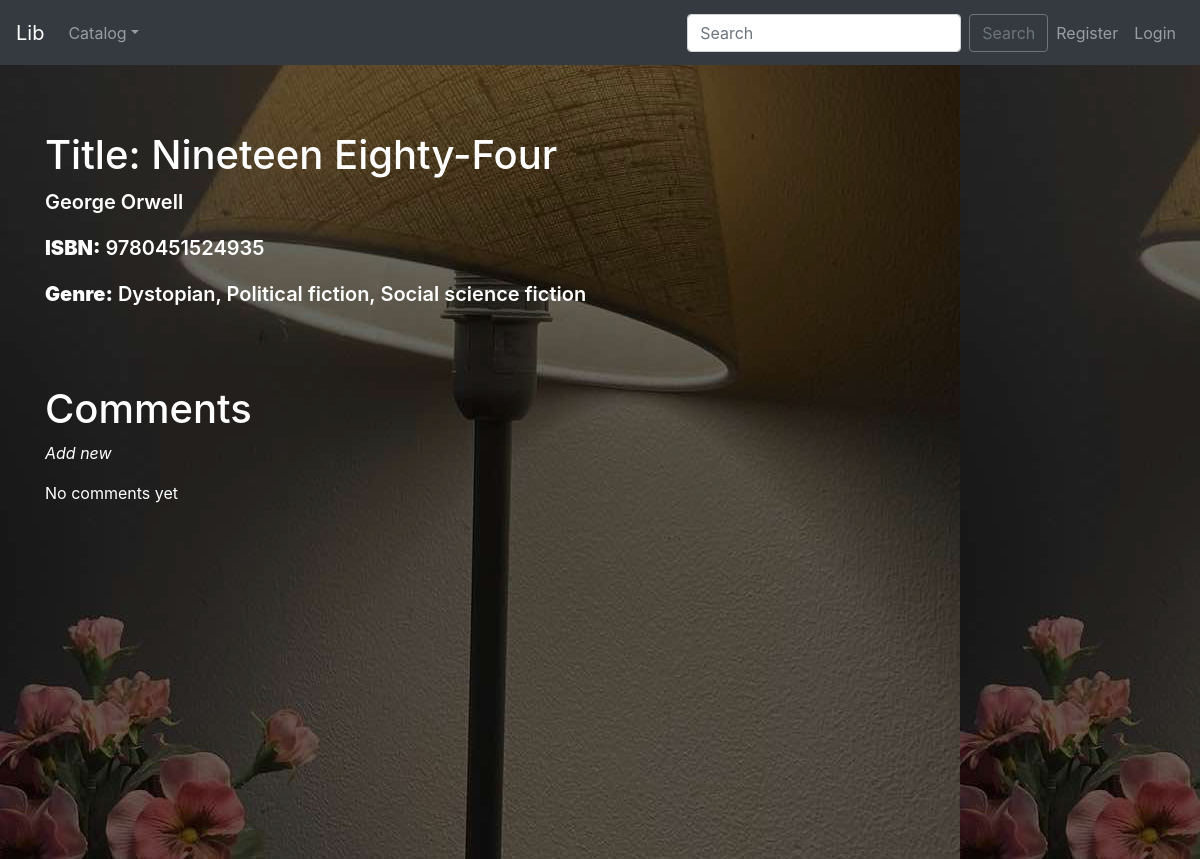
The page /lab1p/book/2/ on the database its author committed.
### lab1p/models.py (models this page shows, shortened)
class Book(models.Model):
    title = models.CharField(max_length=50, blank=False)
    author = models.ForeignKey(Author, on_delete=models.CASCADE, related_name='auth_books')
    isbn = models.CharField('ISBN', max_length=13, unique=True, validators=[validate_isbn])
    genre = models.ManyToManyField(Genre, related_name='books', blank=True)
    Information = models.TextField(blank=True, max_length=1000, default='No info')
    collections = models.ManyToManyField(Collection, blank=True, related_name='books_for_collection')
    class Meta:
        unique_together = ("title", "author")

class Author(models.Model):
    Name = models.CharField(max_length=30, blank=False)
    Surname = models.CharField(max_length=30, blank=False)
    Bio = models.CharField(max_length=200, default='No bio', blank=True)
    def __str__(self):
        return f'{self.Name} {self.Surname}'
    class Meta:
        unique_together = ("Name", "Surname")
        ordering = ['Name', 'Surname']

class Genre(models.Model):
    Name = models.CharField(max_length=30, unique=True)
    def __str__(self):
        return self.Name
    ''' ---- COMMENTED DISPLAY - if works - delete
    def display_genre(self):
        return ', '.join(genre.name for genre in self.genre.all()[:3])
    '''

### lab1p/views.py (the view)
# urls.py: path('book/<int:pk>/', views.BookDetailView.as_view(), name='book-detail'),
class BookDetailView(generic.DetailView):
    model = Book

### templatetags/languages_helpers.py (called while the page is built)
@register.filter
def get_language_info_list_ex(request):
    data = []
    def get_language_info(language):
        if len(language[0]) > 1:
            return translation.get_language_info(language[0])
        else:
            return translation.get_language_info(str(language))
    flag_map = {
        'en': 'gb',
        'uk': 'ua',
    }
    current_language = translation.get_language()
    for language in settings.LANGUAGES:
        info = get_language_info(language)
        code = info['code']
        info['is_current'] = (code == current_language)
        info['flag'] = flag.flag(flag_map.get(code, code))
        data.append(info)
    return data

### templates/lab1p/book_detail.html (shortened to what this page needs)
{% extends "templates/navbar.html" %}
{% load static %}
{% load i18n %}
{% block head %}
    <link rel="stylesheet" href="{% static 'css/style.css' %}">
{% endblock %}
{% block body %}
    <div id="intro_profile" class="bg-image shadow-2-strong" style="padding-top: 2.42%">
        <div class="mask" style="background-color: rgba(0, 0, 0, 0.6);">
            <div class="container d-flex align-items-start justify-content-start text-start h-100">
              <div class="text-white">
                  <br><br><br>
                    <div class="t208__text t-text t-text_sm" field="text" style="color:#ffffff;font-size:20px;font-weight:600;">
                          <h1>{% trans "Title" %}: {{ book.title }}</h1>
                          <p><a href="{% url 'author_detail' book.author.pk %}"  style="color:white">{{ book.author }}</a></p>
                          <p><strong>ISBN:</strong> {{ book.isbn }}</p>
                          <p><strong>{% trans "Genre" %}:</strong> {{ book.genre.all|join:", " }}</p>
                          <br><br/>
                    </div>
                    <h1 style="color: white">{% trans "Comments" %}</h1>
                    <i><p><a href="{% url 'add-comment' book.pk %}" style="color: white">{% trans "Add new" %}</a></p></i>
                    {% if not book.comments.all %}
                        {% trans "No comments yet" %}
                        <br>
                    {% endif %}
              </div>
            </div>
        </div>
    </div>
{% endblock %}

### static/css/style.css (style rules this page uses)
#intro_profile { background-image: url("/static/images/profile_bg.jpg"); object-fit: cover; min-height: 100%; }
@media (min-width: 992px) { #intro_profile { margin-top: -58.59px; } }

### rows shown on the page
Book: title "Nineteen Eighty-Four", author "George Orwell", isbn "9780451524935", genre.all "Dystopian, Political fiction, Social science fiction"
